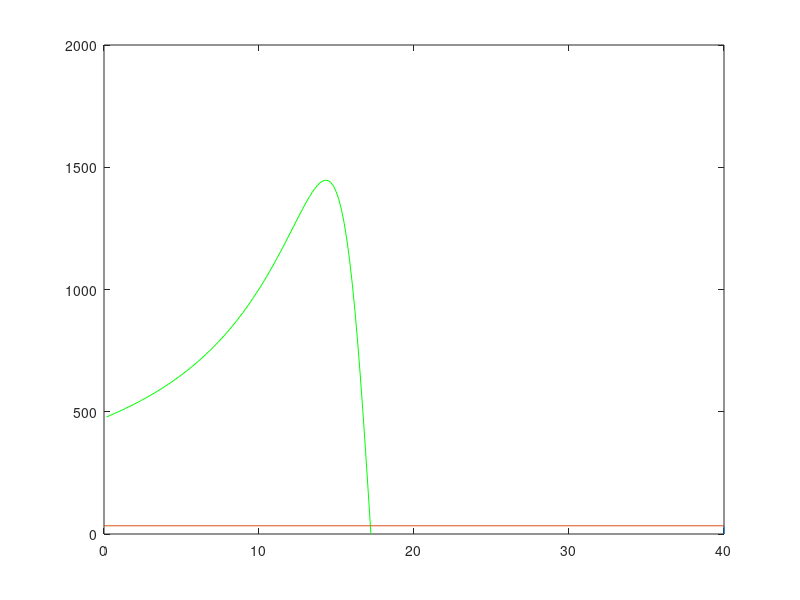
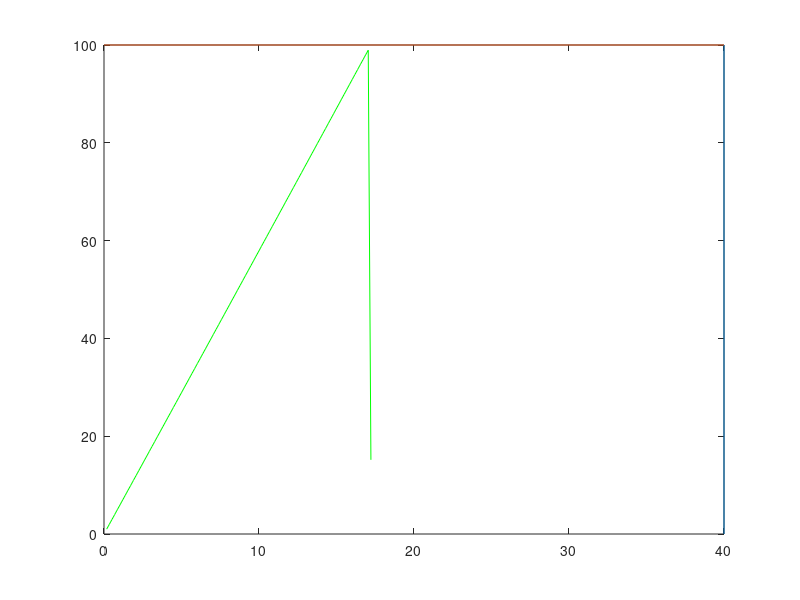

Write the MATLAB code that produced these figures, in order.
% SLIM Design Using a Matlab Program
clear all;
clc;
%Assign necessary constants and parameters
mu0 = 4*pi*10^-7;
rhow = 1.72*10^-8;
rhor = 2.82*10^-8;
btmax = 1.6;
bymax = 1.3;
J1 = 4e6;

%Assign desired values for certain variables
d = 0.00635; %input('Enter Aluminum thickness (in meters) = ');
m = 3; %input('Enter the number of phases = ');
Vline = 160; %input('Enter the primary line to line voltage = ');
V1 = Vline/sqrt(3);
f = 120; %input('Enter the supply frequency = ');
p = 4; %input('Enter the number of poles = ');
q1 = 1; %input('Enter the number of slots per pole per phase= ');
Srated = 0.1; %input('Enter the rated slip = ');
Ws = 0.005; %input('Enter the width of the stator = ');

%Data from the PCP design procedure
Fsprime = 30; %input('Enter the target thrust = ');
Vcrated= 40; %input('Enter rated rotor velocity = '); 

Vs= Vcrated/(1 - Srated);   %step d
tau = Vs/(2*f);             %step e
lambda = tau/(m*q1);        
Ls = p*tau;

for i = 1:30
 N1 = p*q1*i;
 ncos0 = 0.2;
 ncos1(i) = 1;
 while abs(ncos0 - ncos1(i))>0.0001

     I1prime = (Fsprime*Vcrated)/(m*V1*ncos0);
     Aw = I1prime/J1;
     As = (10*i*Aw)/7;
     ws = lambda/2;
     wt = ws;
     hs = As/ws;
     gm = 0.003;
     go = gm + d;
     gamma = (4/pi)*(((ws/(2*go))*atan(ws/(2*go))) - log(sqrt(1 + ((ws/(2*go))^2))));
     kc = lambda/(lambda - gamma*go);
     ge = kc*go;
     kw = sin(pi/(2*m))/(q1*sin(pi/(2*m*q1)));
     G = 2*mu0*f*tau^2/(pi*(rhor/d)*ge);

     %questions
     a=pi/2;
     ae=a+ge/2;
     Lce=tau;
     beta1=1;
     lamda_s= (hs*(1+3*beta1))/(12*ws);
     lamda_e= (0.3*(3*beta1-1)); 
     lamda_d= 5*(ge/ws)/(5+4*(go/ws));

     %corrections following spreadsheet
     a = ((hs/(3*ws))*(1+(3/p)))+((5*ge/ws)/(5+(4*go/ws)));
     R1(i) = 2*rhow*(pi+tau)*J1*N1/I1prime;
     X1(i) = 8*mu0*pi*f*((a*pi/q1)+(0.6*tau))*(N1^2)/p;
     wse = ws +go;
     Xm(i) = (24*mu0*pi*f*wse*kw*N1^2*tau)/(pi^2*p*ge);
     R2(i) = Xm(i)/G;

     %Equivalent Circuit Components
     %R1(i)=rhow*(4*a+2*Lce)*J1*N1/I1prime;
     %a1(i)=lamda_s*(1+3/p)+lamda_d;
     %b1(i)=lamda_e*Lce;
     %X1(i)=8*mu0*pi*f*((a1(i)*2*a/q1)+b1(i))*N1^2/p;
     %Xm(i)= (48*mu0*pi*f*ae*kw*N1^2*tau)/(pi^2*p*ge);
     %R2(i) = Xm(i)/G;

     Z(i)=R1(i)+j*X1(i)+((j*R2(i)*Xm(i))/Srated)/((R2(i)/Srated) + j*Xm(i));

     I1(i) = V1/abs(Z(i)); %calculated 
     I2(i) = j*I1(i)*Xm(i)/(R2(i)/Srated+j*Xm(i));
     Im(i) = I1(i) - I2(i);

     %Actual TLIM Thrust
     Fs(i) = (m*abs(I1(i))^2*R2(i))/(((1/(Srated*G)^2)+ 1)*Vs*Srated);
     diff(i) = Fs(i) - Fsprime;
     dmin = min(abs(diff));
     Pout = Fs*Vcrated;
     Pin=Pout+m*abs(I2(i))^2*R2(i)+m*abs(I1(i))^2*R1(i);
     eta = Pout/Pin;
     PF = cos(angle(Z(i)));
     ncos1(i)=eta*PF; %ncosPhi
     ncos0=(ncos0+ncos1(i))/2; %ncosphiNew=(ncosPhiOld+ncosPhiCalculated)/2
 end;
end;
k = 1; 

while dmin~=abs(diff(k)) %checks inequality > 1 if true, 0 if false
 k = k + 1;
end;

%Step 18 question, if not we increase Nc by 1 and repeat from step 7
%works because it satisifies the condition where dmin is approximately abs
%of diff(k)

Nc = k;             %number of turns per slot, Nc
N1 = p*q1*Nc;       %number of turns per phase, N1
Fs = Fs(k);         %Thrust Force
I1 = I1(k);         %Input Current
ncos1 = ncos1(k);   %HELP > loops are confusing

%Appendix A Wire Guage Table for Copper Wire
%AWG | Diameter in mm
A=[3 5.8267;
   4 5.1892;
   5 4.6202;
   6 4.1148;
   7 3.6652;
   8 3.2639;
   9 2.90576;
   10 2.58826]; 

guage=0;

while (guage<8)
 guage=guage+1;
 pw = 0;
 r=0;
 wt = 1;
 wtmin= 0;
 g=0;r=0;
 while (wt-wtmin)>0.0152 %what is this condition?
     r=r+1;
     g=g+1;
     wire_d=A(guage,2);
     pw = pw + 1;
     ws = (wire_d*10^-3*pw) + 2.2*10^-3;
     wt = lambda - ws;
     Aw = pw*pi/4*wire_d^2*1e-6;
     As = (10*Nc*Aw)/7;
     hs = As/ws;
     gm = 0.01;
     go = gm + d;
     gamma=(4/pi)*(((ws/(2*go))*atan(ws/(2*go)))-log(sqrt(1 + ((ws/(2*go))^2))));
     kc = lambda/(lambda - gamma*go);
     ge = kc*go;
     G = 2*mu0*f*tau^2/(pi*(rhor/d)*ge);
     kw=sin(pi/(2*m))/(q1*sin(pi/(2*m*q1)));
     a=pi/2;
     ae=a+ge/2;
     Lce=tau;
     beta1=1;
     lamda_s= (hs*(1+3*beta1))/(12*ws);
     lamda_e= (0.3*(3*beta1-1));
     lamda_d= 5*(ge/ws)/(5+4*(go/ws));

     %Equivalent Circuit Components
     R1=rhow*(4*a+2*Lce)*J1*N1/I1prime;
     a1=lamda_s*(1+3/p)+lamda_d;
     b1=lamda_e*Lce;
     X1=8*mu0*pi*f*((a1*2*a/q1)+b1)*N1^2/p;
     Xm=(48*mu0*pi*f*ae*kw*N1^2*tau)/(pi^2*p*ge);
     R2 = Xm/G;
     Z=R1+j*X1+(R2/Srated*j*Xm)/(R2/Srated+j*Xm);
     I1 = V1/abs(Z);
     I2 = j*I1*Xm/(R2/Srated+j*Xm);
     Im=I1-I2;
     wtmin=2*sqrt(2)*m*kw*N1*abs(Im)*mu0*lambda/(pi*p*ge*btmax);
 end;
 hy=4*sqrt(2)*m*kw*N1*abs(Im)*mu0*Ls/(pi*pi*p*p*ge*bymax);
 para_wires(guage)=pw;
 slot_width(guage)=ws; 

 tooth_width(guage)=wt;
 min_toothwidth(guage)=wtmin;
 height_slot(guage)=hs;
 Area_wire(guage)=Aw;
 Area_slot(guage)=As;
 Num_c(guage)=Nc;
 Num_1(guage)=N1;
 Sta_I(guage)=I1;
 gap_e(guage)=ge;
 current_den(guage) = abs(I1)/Aw;
 height_yoke(guage)=4*sqrt(2)*m*kw*N1*(Im)*mu0*Ls/(pi*pi*p*p*ge*bymax);
 final_thrust(guage)=(m*abs(I1)^2*R2)/(((1/(Srated*G)^2)+1)*Vs*Srated);
 output(guage)=final_thrust(guage)*Vcrated;
 input(guage)=output(guage)+m*abs(I2)^2*R2+m*abs(I1)^2*R1;
 efficiency(guage)= output(guage)/input(guage);
 difference(guage)=final_thrust(guage)-Fsprime;
 diffmin(guage) = min(abs(difference));
end;
kk = min(diffmin);
jj=1;

while kk~=abs(diffmin(jj))
 jj = jj + 1;
end;
best_wireguage=A(jj,1)
%$$$ To Generate the Characteristic curves $$$
vel_sta= 17.22; 

slip= 0.1;
e=1;
for slip=0.000001:0.01:1
 vel_rot(e)=vel_sta*(1-slip);
 impz(e) = R1+j*X1+(R2/slip*j*Xm)/(R2/slip+j*Xm);
 i1(e) = V1/abs(impz(e));
 i2(e) = j*i1(e)*Xm/(R2/slip+j*Xm);
 im(e) = i1(e)-i2(e);
 Force(e)=(m*(abs(i1(e)))^2*R2)/(((1/(slip*G)^2)+1)*vel_sta*slip);
 out_pow(e) = Force(e)*vel_rot(e);
 in_pow(e)=out_pow(e)+m*abs(i2(e))^2*R2+m*abs(i1(e))^2*R1;
 eff(e) = out_pow(e)/in_pow(e);
 e=e+1;
end;
figure(1);
plot(vel_rot,Force,'green');
hold on;
hold on;
plot([40 40],[0,Fs]);
hold on;
plot([0 40],[Fs Fs]);
hold on;
figure(2);
plot(vel_rot,eff*100,'green');
hold on;
plot([40 40],[0 eta*100]);
hold on;
plot([0 40],[eta*100,eta*100]);
hold on;